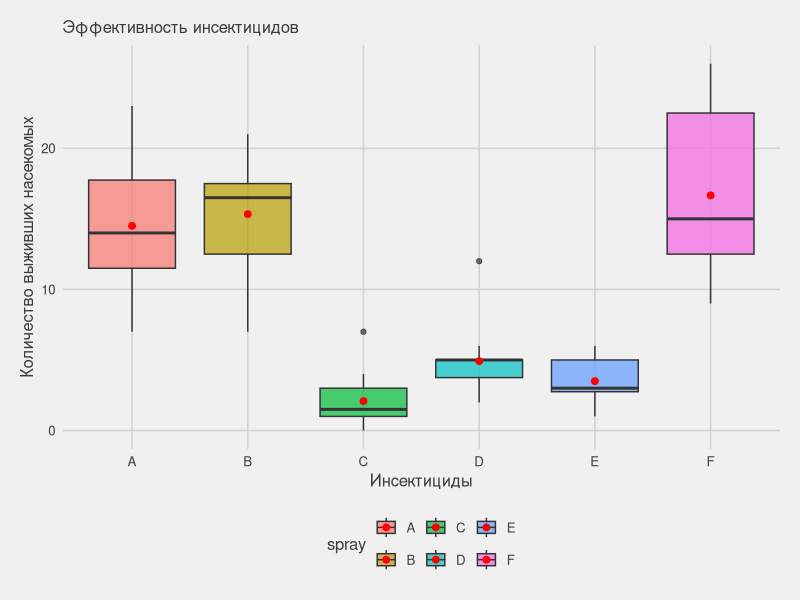

Write R code to recreate this figure.
library(ggplot2)
library(ggthemes)

data(InsectSprays)
df = InsectSprays
ggplot(df, aes(x=spray, y=count, fill=spray, label= rownames(df))) + 
  geom_boxplot(alpha = 0.7, position=position_dodge(1)) +
  labs(
      titile='График №1',
      subtitle = 'Эффективность инсектицидов',
      x = 'Инсектициды',
      y = 'Количество выживших насекомых',
      color = 'Spray'
    ) + 
  theme_fivethirtyeight() +
  theme(axis.title = element_text())+ 
  stat_summary(fun=mean, geom="point", size=2, color="red")

